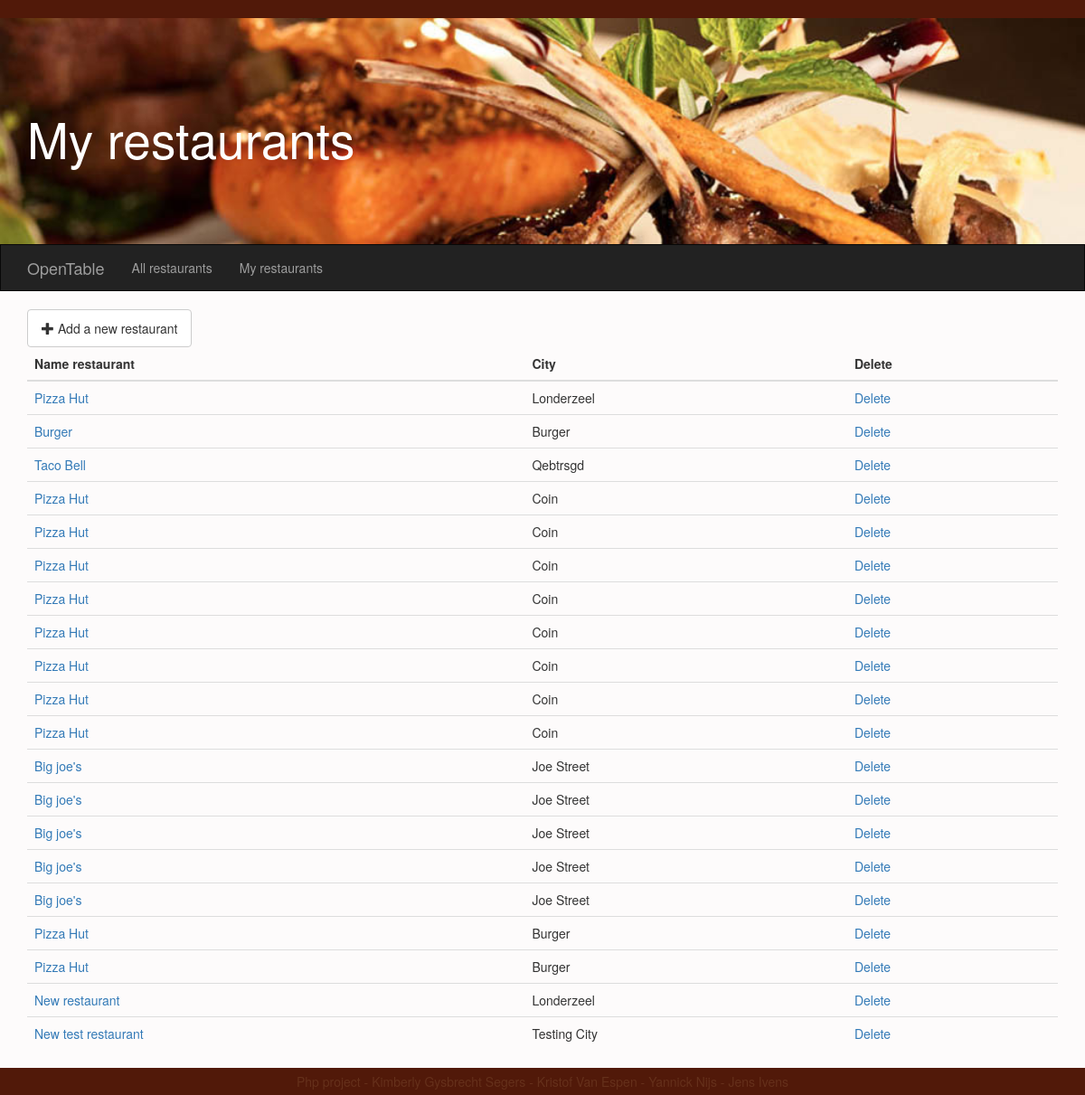
The page /myRestaurants.php (signed in) on the database its author committed.
### tables this page shows
CREATE TABLE IF NOT EXISTS `restaurant` (
  `restaurant_id` int(11) NOT NULL AUTO_INCREMENT,
  `restaurant_name` varchar(255) NOT NULL,
  `restaurant_street` varchar(255) NOT NULL,
  `restaurant_number` int(6) NOT NULL,
  `restaurant_postalCode` int(6) NOT NULL,
  `restaurant_city` varchar(255) NOT NULL,
  `restaurant_type` varchar(100) NOT NULL,
  `restaurant_email` varchar(255) NOT NULL,
  `restaurant_website` varchar(255) NOT NULL,
  `restaurant_photoname` varchar(200) NOT NULL,
  `restaurant_photo` blob NOT NULL,
  `owner_id` int(11) NOT NULL,
  `menu_id` int(11) NOT NULL,
  `openingHours_id` int(11) NOT NULL,
  PRIMARY KEY (`restaurant_id`)
);

### classes/Restaurant.class.php (called while the page is built, shortened)
<?php
	include_once('Db.class.php');
	class Restaurant{
		public function getAllRestaurantsFromAnOwner($ownerID)
		{
			$db = new Db();
			$sql = "SELECT * FROM restaurant WHERE owner_id = '$ownerID'";
			$result = $db->conn->query($sql);
			if($result)
			{
				$rows = array();
				while ($row = mysqli_fetch_array($result, MYSQL_ASSOC))
				{
				    $rows[] = $row;
				}
				return $rows;
			}
		}
}
?>

### classes/Db.class.php (called while the page is built)
<?php
	class Db
	{
		private $m_sHost = "localhost";
		private $m_sUser = "root";
		private $m_sPassword = "";
		private $m_sDatabase = "opentable";
		public function __construct()
		{
			$this->conn = new mysqli($this->m_sHost, $this->m_sUser, $this->m_sPassword, $this->m_sDatabase);
		}
	}
 ?>

### myRestaurants.php (the view, shortened to what this page needs)
<?php
	include_once('classes/Restaurant.class.php');
	$restaurant = new Restaurant();
	$ownersRestaurants = $restaurant->getAllRestaurantsFromAnOwner($_SESSION['ownerIdentity']);
 ?><!doctype html>
<html lang="en">
	<head>
		<link rel="stylesheet" href="//netdna.bootstrapcdn.com/bootstrap/3.1.1/css/bootstrap.min.css">
		<link rel="stylesheet" href="css/style.css">
	</head>
	<body>
		<header>&nbsp;</header>
		<div class="jumbotron">
			<div class="container">
				<h2>My restaurants</h2>
			</div>
		</div>
    <div class="navbar navbar-inverse" role="navigation">
      <div class="container">
        <div class="navbar-header">
          <a class="navbar-brand" href="index.php">OpenTable</a>
        </div>
        <div class="navbar-collapse collapse">
			<?php
			if(isset($_SESSION['ownerIdentity'])) { ?>
				<ul class="nav navbar-nav">
					<li><a href="index.php">All restaurants</a></li>
					<li><a href="myRestaurants.php">My restaurants</a></li>
				</ul>
			<?php }
			else { ?>
				<ul class="nav navbar-nav">
					<li><a href="index.php">All restaurants</a></li>
				</ul>
			<?php }
			?>
		</div>
      </div>
    </div>
	<div class="container">
		<nav>
			<ul class="nav nav-pills">
				<li><a class="btn btn-default" href="addRestaurant.php"><span class="glyphicon glyphicon-plus"></span> Add a new restaurant</a></li>
			</ul>
		</nav>
		<table class="table table-hover">
			<thead>
				<tr>
					<th>Name restaurant</th>
					<th>City</th>
					<th>Delete</th>
				</tr>
			</thead>
			<tbody>
				<?php
					foreach($ownersRestaurants as $Orestaurant){ ?>
						<tr>
							<form action="#" method="get" role="form">
								<td><a href="managerestaurant.php?id=<?php echo $Orestaurant['restaurant_id'];?>"><?php echo ucfirst($Orestaurant['restaurant_name']); ?></a></td>
								<td><?php echo ucfirst($Orestaurant['restaurant_city']); ?></td>
								<td><a href='#' class="deleteEntireRestaurant" data-delete-restaurant="<?php echo $Orestaurant["restaurant_id"]; ?>">Delete</a></td>
    						</form>
						</tr>
					<?php }
				?>
			</tbody>
		</table>
 		</div>
 	<footer>
		Php project - Kimberly Gysbrecht Segers - Kristof Van Espen - Yannick Nijs - Jens Ivens
	</footer>
	</body>
</html>

### css/style.css (style rules this page uses)
body { background-color: #fdfbfb; }
.jumbotron { background-image: url(../images/banner.jpg); background-size: cover; width: 100%; background-color: green; height: 250px; width: 100%; margin-bottom: 0px; position: relative; }
.jumbotron h2 { color: white; font-size: 55px; padding-top: 35px; }
footer { width: 100%; background-color: #511909; color: #65301b; text-align: center; padding-top: 5px; padding-bottom: 5px; clear:both; }
header { width: 100%; background-color: #511909; color: #65301b; }
table.table thead tr th { font-weight: bold; }
.container { position: relative; }
.navbar { border-radius: 0px; }

### rows shown on the page
restaurant: restaurant_name "Pizza Hut", restaurant_city "Londerzeel"
restaurant: restaurant_name "Burger", restaurant_city "Burger"
restaurant: restaurant_name "Taco Bell", restaurant_city "Qebtrsgd"
restaurant: restaurant_name "Pizza Hut", restaurant_city "Coin"
restaurant: restaurant_name "Pizza Hut", restaurant_city "Coin"
restaurant: restaurant_name "Pizza Hut", restaurant_city "Coin"
restaurant: restaurant_name "Pizza Hut", restaurant_city "Coin"
restaurant: restaurant_name "Pizza Hut", restaurant_city "Coin"
restaurant: restaurant_name "Pizza Hut", restaurant_city "Coin"
restaurant: restaurant_name "Pizza Hut", restaurant_city "Coin"
restaurant: restaurant_name "Pizza Hut", restaurant_city "Coin"
restaurant: restaurant_name "Big joe's", restaurant_city "Joe Street"
restaurant: restaurant_name "Big joe's", restaurant_city "Joe Street"
restaurant: restaurant_name "Big joe's", restaurant_city "Joe Street"
restaurant: restaurant_name "Big joe's", restaurant_city "Joe Street"
restaurant: restaurant_name "Big joe's", restaurant_city "Joe Street"
restaurant: restaurant_name "Pizza Hut", restaurant_city "Burger"
restaurant: restaurant_name "Pizza Hut", restaurant_city "Burger"
restaurant: restaurant_name "New restaurant", restaurant_city "Londerzeel"
restaurant: restaurant_name "New test restaurant", restaurant_city "Testing City"
